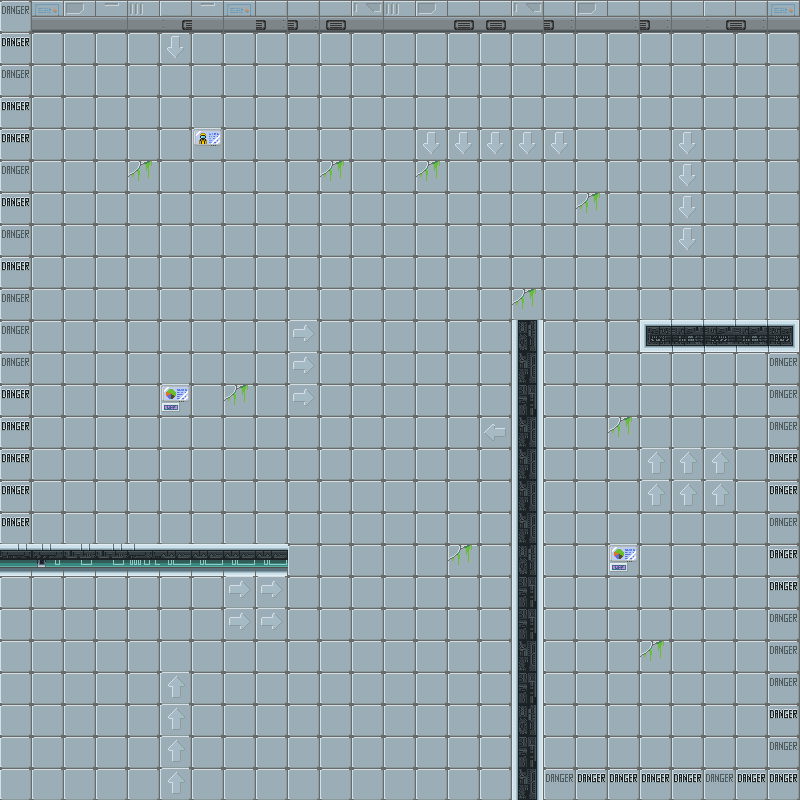

Tiled map render using the project's own tile images. Description and the whole map definition, tile-layer contents included, below:
An orthogonal 25x25 tile map with 32x32 px tiles, 7 tile layers (TopLayer, UpArrow, DownArrow, LeftArrow, ...).

<map version="1.8" tiledversion="1.8.2" orientation="orthogonal" renderorder="right-down" width="25" height="25" tilewidth="32" tileheight="32" infinite="0" nextlayerid="11" nextobjectid="1">
 <editorsettings>
  <export target="lv1.json" format="json" />
 </editorsettings>
 <tileset firstgid="1" name="lab" tilewidth="32" tileheight="32" tilecount="540" columns="30">
  <image source="lab.png" width="960" height="576" />
  <tile id="210">
   <properties>
    <property name="collision" type="bool" value="true" />
   </properties>
  </tile>
  <tile id="211">
   <properties>
    <property name="collision" type="bool" value="true" />
   </properties>
  </tile>
  <tile id="212">
   <properties>
    <property name="collision" type="bool" value="true" />
   </properties>
  </tile>
  <tile id="213">
   <properties>
    <property name="collision" type="bool" value="true" />
   </properties>
  </tile>
  <tile id="214">
   <properties>
    <property name="collision" type="bool" value="true" />
   </properties>
  </tile>
  <tile id="215">
   <properties>
    <property name="collision" type="bool" value="true" />
   </properties>
  </tile>
  <tile id="216">
   <properties>
    <property name="collision" type="bool" value="true" />
   </properties>
  </tile>
  <tile id="217">
   <properties>
    <property name="collision" type="bool" value="true" />
   </properties>
  </tile>
  <tile id="218">
   <properties>
    <property name="collision" type="bool" value="true" />
   </properties>
  </tile>
  <tile id="219">
   <properties>
    <property name="collision" type="bool" value="true" />
   </properties>
  </tile>
  <tile id="220">
   <properties>
    <property name="collision" type="bool" value="true" />
   </properties>
  </tile>
  <tile id="221">
   <properties>
    <property name="collision" type="bool" value="true" />
   </properties>
  </tile>
  <tile id="222">
   <properties>
    <property name="collision" type="bool" value="true" />
   </properties>
  </tile>
  <tile id="270">
   <properties>
    <property name="collision" type="bool" value="true" />
   </properties>
  </tile>
  <tile id="271">
   <properties>
    <property name="collision" type="bool" value="true" />
   </properties>
  </tile>
  <tile id="272">
   <properties>
    <property name="collision" type="bool" value="true" />
   </properties>
  </tile>
  <tile id="273">
   <properties>
    <property name="collision" type="bool" value="true" />
   </properties>
  </tile>
  <tile id="274">
   <properties>
    <property name="collision" type="bool" value="true" />
   </properties>
  </tile>
  <tile id="275">
   <properties>
    <property name="collision" type="bool" value="true" />
   </properties>
  </tile>
  <tile id="276">
   <properties>
    <property name="collision" type="bool" value="true" />
   </properties>
  </tile>
  <tile id="277">
   <properties>
    <property name="collision" type="bool" value="true" />
   </properties>
  </tile>
  <tile id="278">
   <properties>
    <property name="collision" type="bool" value="true" />
   </properties>
  </tile>
  <tile id="279">
   <properties>
    <property name="collision" type="bool" value="true" />
   </properties>
  </tile>
  <tile id="280">
   <properties>
    <property name="collision" type="bool" value="true" />
   </properties>
  </tile>
  <tile id="281">
   <properties>
    <property name="collision" type="bool" value="true" />
   </properties>
  </tile>
  <tile id="282">
   <properties>
    <property name="collision" type="bool" value="true" />
   </properties>
  </tile>
  <tile id="330">
   <properties>
    <property name="collision" type="bool" value="true" />
   </properties>
  </tile>
  <tile id="331">
   <properties>
    <property name="collision" type="bool" value="true" />
   </properties>
  </tile>
  <tile id="332">
   <properties>
    <property name="collision" type="bool" value="true" />
   </properties>
  </tile>
  <tile id="333">
   <properties>
    <property name="collision" type="bool" value="true" />
   </properties>
  </tile>
  <tile id="334">
   <properties>
    <property name="collision" type="bool" value="true" />
   </properties>
  </tile>
  <tile id="335">
   <properties>
    <property name="collision" type="bool" value="true" />
   </properties>
  </tile>
  <tile id="336">
   <properties>
    <property name="collision" type="bool" value="true" />
   </properties>
  </tile>
  <tile id="337">
   <properties>
    <property name="collision" type="bool" value="true" />
   </properties>
  </tile>
  <tile id="338">
   <properties>
    <property name="collision" type="bool" value="true" />
   </properties>
  </tile>
  <tile id="339">
   <properties>
    <property name="collision" type="bool" value="true" />
   </properties>
  </tile>
  <tile id="390">
   <properties>
    <property name="collision" type="bool" value="true" />
   </properties>
  </tile>
  <tile id="391">
   <properties>
    <property name="collision" type="bool" value="true" />
   </properties>
  </tile>
  <tile id="392">
   <properties>
    <property name="collision" type="bool" value="true" />
   </properties>
  </tile>
  <tile id="393">
   <properties>
    <property name="collision" type="bool" value="true" />
   </properties>
  </tile>
  <tile id="394">
   <properties>
    <property name="collision" type="bool" value="true" />
   </properties>
  </tile>
  <tile id="395">
   <properties>
    <property name="collision" type="bool" value="true" />
   </properties>
  </tile>
  <tile id="396">
   <properties>
    <property name="collision" type="bool" value="true" />
   </properties>
  </tile>
  <tile id="397">
   <properties>
    <property name="collision" type="bool" value="true" />
   </properties>
  </tile>
  <tile id="398">
   <properties>
    <property name="collision" type="bool" value="true" />
   </properties>
  </tile>
  <tile id="399">
   <properties>
    <property name="collision" type="bool" value="true" />
   </properties>
  </tile>
  <tile id="400">
   <properties>
    <property name="collision" type="bool" value="true" />
   </properties>
  </tile>
  <tile id="401">
   <properties>
    <property name="collision" type="bool" value="true" />
   </properties>
  </tile>
  <tile id="459">
   <properties>
    <property name="gravityLeft" type="bool" value="true" />
   </properties>
  </tile>
  <tile id="460">
   <properties>
    <property name="gravityDown" type="bool" value="true" />
   </properties>
  </tile>
  <tile id="461">
   <properties>
    <property name="gameOverCollision" type="bool" value="true" />
   </properties>
  </tile>
  <tile id="470">
   <properties>
    <property name="collision" type="bool" value="true" />
   </properties>
  </tile>
  <tile id="471">
   <properties>
    <property name="collision" type="bool" value="true" />
   </properties>
  </tile>
  <tile id="472">
   <properties>
    <property name="collision" type="bool" value="true" />
   </properties>
  </tile>
  <tile id="473">
   <properties>
    <property name="collision" type="bool" value="true" />
   </properties>
  </tile>
  <tile id="489">
   <properties>
    <property name="gravityRight" type="bool" value="true" />
   </properties>
  </tile>
  <tile id="490">
   <properties>
    <property name="gravityUP" type="bool" value="true" />
   </properties>
  </tile>
  <tile id="491">
   <properties>
    <property name="gameOverCollision" type="bool" value="true" />
   </properties>
  </tile>
 </tileset>
 <layer id="1" name="TopLayer" width="25" height="25">
  <data encoding="csv">
399,398,391,393,392,401,393,398,402,402,397,400,392,391,397,397,400,402,391,396,402,395,401,402,398,
466,466,466,466,466,466,466,466,466,466,466,466,466,466,466,466,466,466,466,466,466,466,466,466,466,
466,466,466,466,466,466,466,466,466,466,466,466,466,466,466,466,466,466,466,466,466,466,466,466,466,
466,466,466,466,466,466,466,466,466,466,466,466,466,466,466,466,466,466,466,466,466,466,466,466,466,
466,466,466,466,466,466,486,466,466,466,466,466,466,466,466,466,466,466,466,466,466,466,466,466,466,
466,466,466,466,455,466,466,466,466,466,455,466,466,455,466,466,466,466,466,466,466,466,466,466,466,
466,466,466,466,466,466,466,466,466,466,466,466,466,466,466,466,466,466,455,466,466,466,466,466,466,
466,466,466,466,466,466,466,466,466,466,466,466,466,466,466,466,466,466,466,466,466,466,466,466,466,
466,466,466,466,466,466,466,466,466,466,466,466,466,466,466,466,466,466,466,466,466,466,466,466,466,
466,466,466,466,466,466,466,466,466,466,466,466,466,466,466,466,455,466,466,466,466,466,466,466,466,
466,466,466,466,466,466,466,466,466,466,466,466,466,466,466,466,466,466,466,466,466,466,466,466,466,
466,466,466,466,466,466,466,466,466,466,466,466,466,466,466,466,466,466,466,466,466,466,466,466,466,
466,466,466,466,466,485,466,455,466,466,466,466,466,466,466,496,466,466,466,466,466,466,466,466,466,
466,466,466,466,466,466,466,466,466,466,466,466,466,466,466,466,466,466,466,455,466,466,466,466,466,
466,466,466,466,466,466,466,466,466,466,466,466,466,466,466,466,466,466,466,466,466,466,466,466,466,
466,466,466,466,466,466,466,466,466,466,466,466,466,466,466,466,466,466,466,466,466,466,466,466,466,
466,466,466,466,466,466,466,466,466,466,466,466,466,466,466,466,466,466,466,466,466,466,466,466,466,
466,466,466,466,466,466,455,466,466,466,466,466,466,466,455,466,466,466,466,485,466,466,466,466,466,
466,466,466,466,466,466,497,497,497,466,466,466,466,466,466,466,466,466,466,466,466,466,466,466,466,
466,466,466,466,466,466,466,466,466,466,466,466,466,466,466,466,466,466,466,466,466,466,466,466,466,
466,466,466,466,466,466,466,466,466,466,466,466,466,466,466,466,466,466,466,466,455,466,466,466,466,
466,466,466,466,466,466,497,466,466,466,466,466,466,466,466,466,466,466,466,466,466,466,466,466,466,
466,466,466,466,466,466,497,466,466,466,466,466,466,466,466,466,466,466,466,466,466,466,466,466,466,
466,466,466,466,466,466,467,466,466,466,466,466,466,466,466,466,466,466,466,466,466,466,466,466,466,
466,466,466,466,466,466,467,466,466,466,466,466,466,466,466,466,466,466,466,466,466,466,466,466,466
</data>
 </layer>
 <layer id="7" name="UpArrow" width="25" height="25">
  <data encoding="csv">
0,0,0,0,0,0,0,0,0,0,0,0,0,0,0,0,0,0,0,0,0,0,0,0,0,
0,0,0,0,0,0,0,0,0,0,0,0,0,0,0,0,0,0,0,0,0,0,0,0,0,
0,0,0,0,0,0,0,0,0,0,0,0,0,0,0,0,0,0,0,0,0,0,0,0,0,
0,0,0,0,0,0,0,0,0,0,0,0,0,0,0,0,0,0,0,0,0,0,0,0,0,
0,0,0,0,0,0,0,0,0,0,0,0,0,0,0,0,0,0,0,0,0,0,0,0,0,
0,0,0,0,0,0,0,0,0,0,0,0,0,0,0,0,0,0,0,0,0,0,0,0,0,
0,0,0,0,0,0,0,0,0,0,0,0,0,0,0,0,0,0,0,0,0,0,0,0,0,
0,0,0,0,0,0,0,0,0,0,0,0,0,0,0,0,0,0,0,0,0,0,0,0,0,
0,0,0,0,0,0,0,0,0,0,0,0,0,0,0,0,0,0,0,0,0,0,0,0,0,
0,0,0,0,0,0,0,0,0,0,0,0,0,0,0,0,0,0,0,0,0,0,0,0,0,
0,0,0,0,0,0,0,0,0,0,0,0,0,0,0,0,0,0,0,0,0,0,0,0,0,
0,0,0,0,0,0,0,0,0,0,0,0,0,0,0,0,0,0,0,0,0,0,0,0,0,
0,0,0,0,0,0,0,0,0,0,0,0,0,0,0,0,0,0,0,0,0,0,0,0,0,
0,0,0,0,0,0,0,0,0,0,0,0,0,0,0,0,0,0,0,0,0,0,0,0,0,
0,0,0,0,0,0,0,0,0,0,0,0,0,0,0,0,0,0,0,0,491,491,491,0,0,
0,0,0,0,0,0,0,0,0,0,0,0,0,0,0,0,0,0,0,0,491,491,491,0,0,
0,0,0,0,0,0,0,0,0,0,0,0,0,0,0,0,0,0,0,0,0,0,0,0,0,
0,0,0,0,0,0,0,0,0,0,0,0,0,0,0,0,0,0,0,0,0,0,0,0,0,
0,0,0,0,0,0,0,0,0,0,0,0,0,0,0,0,0,0,0,0,0,0,0,0,0,
0,0,0,0,0,0,0,0,0,0,0,0,0,0,0,0,0,0,0,0,0,0,0,0,0,
0,0,0,0,0,0,0,0,0,0,0,0,0,0,0,0,0,0,0,0,0,0,0,0,0,
0,0,0,0,0,491,0,0,0,0,0,0,0,0,0,0,0,0,0,0,0,0,0,0,0,
0,0,0,0,0,491,0,0,0,0,0,0,0,0,0,0,0,0,0,0,0,0,0,0,0,
0,0,0,0,0,491,0,0,0,0,0,0,0,0,0,0,0,0,0,0,0,0,0,0,0,
0,0,0,0,0,491,0,0,0,0,0,0,0,0,0,0,0,0,0,0,0,0,0,0,0
</data>
 </layer>
 <layer id="8" name="DownArrow" width="25" height="25">
  <data encoding="csv">
0,0,0,0,0,0,0,0,0,0,0,0,0,0,0,0,0,0,0,0,0,0,0,0,0,
0,0,0,0,0,461,0,0,0,0,0,0,0,0,0,0,0,0,0,0,0,0,0,0,0,
0,0,0,0,0,0,0,0,0,0,0,0,0,0,0,0,0,0,0,0,0,0,0,0,0,
0,0,0,0,0,0,0,0,0,0,0,0,0,0,0,0,0,0,0,0,0,0,0,0,0,
0,0,0,0,0,0,0,0,0,0,0,0,0,461,461,461,461,461,0,0,0,461,0,0,0,
0,0,0,0,0,0,0,0,0,0,0,0,0,0,0,0,0,0,0,0,0,461,0,0,0,
0,0,0,0,0,0,0,0,0,0,0,0,0,0,0,0,0,0,0,0,0,461,0,0,0,
0,0,0,0,0,0,0,0,0,0,0,0,0,0,0,0,0,0,0,0,0,461,0,0,0,
0,0,0,0,0,0,0,0,0,0,0,0,0,0,0,0,0,0,0,0,0,0,0,0,0,
0,0,0,0,0,0,0,0,0,0,0,0,0,0,0,0,0,0,0,0,0,0,0,0,0,
0,0,0,0,0,0,0,0,0,0,0,0,0,0,0,0,0,0,0,0,0,0,0,0,0,
0,0,0,0,0,0,0,0,0,0,0,0,0,0,0,0,0,0,0,0,0,0,0,0,0,
0,0,0,0,0,0,0,0,0,0,0,0,0,0,0,0,0,0,0,0,0,0,0,0,0,
0,0,0,0,0,0,0,0,0,0,0,0,0,0,0,0,0,0,0,0,0,0,0,0,0,
0,0,0,0,0,0,0,0,0,0,0,0,0,0,0,0,0,0,0,0,0,0,0,0,0,
0,0,0,0,0,0,0,0,0,0,0,0,0,0,0,0,0,0,0,0,0,0,0,0,0,
0,0,0,0,0,0,0,0,0,0,0,0,0,0,0,0,0,0,0,0,0,0,0,0,0,
0,0,0,0,0,0,0,0,0,0,0,0,0,0,0,0,0,0,0,0,0,0,0,0,0,
0,0,0,0,0,0,0,0,0,0,0,0,0,0,0,0,0,0,0,0,0,0,0,0,0,
0,0,0,0,0,0,0,0,0,0,0,0,0,0,0,0,0,0,0,0,0,0,0,0,0,
0,0,0,0,0,0,0,0,0,0,0,0,0,0,0,0,0,0,0,0,0,0,0,0,0,
0,0,0,0,0,0,0,0,0,0,0,0,0,0,0,0,0,0,0,0,0,0,0,0,0,
0,0,0,0,0,0,0,0,0,0,0,0,0,0,0,0,0,0,0,0,0,0,0,0,0,
0,0,0,0,0,0,0,0,0,0,0,0,0,0,0,0,0,0,0,0,0,0,0,0,0,
0,0,0,0,0,0,0,0,0,0,0,0,0,0,0,0,0,0,0,0,0,0,0,0,0
</data>
 </layer>
 <layer id="9" name="LeftArrow" width="25" height="25">
  <data encoding="csv">
0,0,0,0,0,0,0,0,0,0,0,0,0,0,0,0,0,0,0,0,0,0,0,0,0,
0,0,0,0,0,0,0,0,0,0,0,0,0,0,0,0,0,0,0,0,0,0,0,0,0,
0,0,0,0,0,0,0,0,0,0,0,0,0,0,0,0,0,0,0,0,0,0,0,0,0,
0,0,0,0,0,0,0,0,0,0,0,0,0,0,0,0,0,0,0,0,0,0,0,0,0,
0,0,0,0,0,0,0,0,0,0,0,0,0,0,0,0,0,0,0,0,0,0,0,0,0,
0,0,0,0,0,0,0,0,0,0,0,0,0,0,0,0,0,0,0,0,0,0,0,0,0,
0,0,0,0,0,0,0,0,0,0,0,0,0,0,0,0,0,0,0,0,0,0,0,0,0,
0,0,0,0,0,0,0,0,0,0,0,0,0,0,0,0,0,0,0,0,0,0,0,0,0,
0,0,0,0,0,0,0,0,0,0,0,0,0,0,0,0,0,0,0,0,0,0,0,0,0,
0,0,0,0,0,0,0,0,0,0,0,0,0,0,0,0,0,0,0,0,0,0,0,0,0,
0,0,0,0,0,0,0,0,0,0,0,0,0,0,0,0,0,0,0,0,0,0,0,0,0,
0,0,0,0,0,0,0,0,0,0,0,0,0,0,0,0,0,0,0,0,0,0,0,0,0,
0,0,0,0,0,0,0,0,0,0,0,0,0,0,0,0,0,0,0,0,0,0,0,0,0,
0,0,0,0,0,0,0,0,0,0,0,0,0,0,0,460,0,0,0,0,0,0,0,0,0,
0,0,0,0,0,0,0,0,0,0,0,0,0,0,0,0,0,0,0,0,0,0,0,0,0,
0,0,0,0,0,0,0,0,0,0,0,0,0,0,0,0,0,0,0,0,0,0,0,0,0,
0,0,0,0,0,0,0,0,0,0,0,0,0,0,0,0,0,0,0,0,0,0,0,0,0,
0,0,0,0,0,0,0,0,0,0,0,0,0,0,0,0,0,0,0,0,0,0,0,0,0,
0,0,0,0,0,0,0,0,0,0,0,0,0,0,0,0,0,0,0,0,0,0,0,0,0,
0,0,0,0,0,0,0,0,0,0,0,0,0,0,0,0,0,0,0,0,0,0,0,0,0,
0,0,0,0,0,0,0,0,0,0,0,0,0,0,0,0,0,0,0,0,0,0,0,0,0,
0,0,0,0,0,0,0,0,0,0,0,0,0,0,0,0,0,0,0,0,0,0,0,0,0,
0,0,0,0,0,0,0,0,0,0,0,0,0,0,0,0,0,0,0,0,0,0,0,0,0,
0,0,0,0,0,0,0,0,0,0,0,0,0,0,0,0,0,0,0,0,0,0,0,0,0,
0,0,0,0,0,0,0,0,0,0,0,0,0,0,0,0,0,0,0,0,0,0,0,0,0
</data>
 </layer>
 <layer id="10" name="RightArrow" width="25" height="25">
  <data encoding="csv">
0,0,0,0,0,0,0,0,0,0,0,0,0,0,0,0,0,0,0,0,0,0,0,0,0,
0,0,0,0,0,0,0,0,0,0,0,0,0,0,0,0,0,0,0,0,0,0,0,0,0,
0,0,0,0,0,0,0,0,0,0,0,0,0,0,0,0,0,0,0,0,0,0,0,0,0,
0,0,0,0,0,0,0,0,0,0,0,0,0,0,0,0,0,0,0,0,0,0,0,0,0,
0,0,0,0,0,0,0,0,0,0,0,0,0,0,0,0,0,0,0,0,0,0,0,0,0,
0,0,0,0,0,0,0,0,0,0,0,0,0,0,0,0,0,0,0,0,0,0,0,0,0,
0,0,0,0,0,0,0,0,0,0,0,0,0,0,0,0,0,0,0,0,0,0,0,0,0,
0,0,0,0,0,0,0,0,0,0,0,0,0,0,0,0,0,0,0,0,0,0,0,0,0,
0,0,0,0,0,0,0,0,0,0,0,0,0,0,0,0,0,0,0,0,0,0,0,0,0,
0,0,0,0,0,0,0,0,0,0,0,0,0,0,0,0,0,0,0,0,0,0,0,0,0,
0,0,0,0,0,0,0,0,0,490,0,0,0,0,0,0,0,0,0,0,0,0,0,0,0,
0,0,0,0,0,0,0,0,0,490,0,0,0,0,0,0,0,0,0,0,0,0,0,0,0,
0,0,0,0,0,0,0,0,0,490,0,0,0,0,0,0,0,0,0,0,0,0,0,0,0,
0,0,0,0,0,0,0,0,0,0,0,0,0,0,0,0,0,0,0,0,0,0,0,0,0,
0,0,0,0,0,0,0,0,0,0,0,0,0,0,0,0,0,0,0,0,0,0,0,0,0,
0,0,0,0,0,0,0,0,0,0,0,0,0,0,0,0,0,0,0,0,0,0,0,0,0,
0,0,0,0,0,0,0,0,0,0,0,0,0,0,0,0,0,0,0,0,0,0,0,0,0,
0,0,0,0,0,0,0,0,0,0,0,0,0,0,0,0,0,0,0,0,0,0,0,0,0,
0,0,0,0,0,0,0,490,490,0,0,0,0,0,0,0,0,0,0,0,0,0,0,0,0,
0,0,0,0,0,0,0,490,490,0,0,0,0,0,0,0,0,0,0,0,0,0,0,0,0,
0,0,0,0,0,0,0,0,0,0,0,0,0,0,0,0,0,0,0,0,0,0,0,0,0,
0,0,0,0,0,0,0,0,0,0,0,0,0,0,0,0,0,0,0,0,0,0,0,0,0,
0,0,0,0,0,0,0,0,0,0,0,0,0,0,0,0,0,0,0,0,0,0,0,0,0,
0,0,0,0,0,0,0,0,0,0,0,0,0,0,0,0,0,0,0,0,0,0,0,0,0,
0,0,0,0,0,0,0,0,0,0,0,0,0,0,0,0,0,0,0,0,0,0,0,0,0
</data>
 </layer>
 <layer id="5" name="platform" width="25" height="25">
  <data encoding="csv">
0,0,0,0,0,0,0,0,0,0,0,0,0,0,0,0,0,0,0,0,0,0,0,0,0,
0,0,0,0,0,0,0,0,0,0,0,0,0,0,0,0,0,0,0,0,0,0,0,0,0,
0,0,0,0,0,0,0,0,0,0,0,0,0,0,0,0,0,0,0,0,0,0,0,0,0,
0,0,0,0,0,0,0,0,0,0,0,0,0,0,0,0,0,0,0,0,0,0,0,0,0,
0,0,0,0,0,0,0,0,0,0,0,0,0,0,0,0,0,0,0,0,0,0,0,0,0,
0,0,0,0,0,0,0,0,0,0,0,0,0,0,0,0,0,0,0,0,0,0,0,0,0,
0,0,0,0,0,0,0,0,0,0,0,0,0,0,0,0,0,0,0,0,0,0,0,0,0,
0,0,0,0,0,0,0,0,0,0,0,0,0,0,0,0,0,0,0,0,0,0,0,0,0,
0,0,0,0,0,0,0,0,0,0,0,0,0,0,0,0,0,0,0,0,0,0,0,0,0,
0,0,0,0,0,0,0,0,0,0,0,0,0,0,0,0,0,0,0,0,0,0,0,0,0,
0,0,0,0,0,0,0,0,0,0,0,0,0,0,0,0,510,0,0,0,471,473,472,473,474,
0,0,0,0,0,0,0,0,0,0,0,0,0,0,0,0,450,0,0,0,0,0,0,0,0,
0,0,0,0,0,0,0,0,0,0,0,0,0,0,0,0,480,0,0,0,0,0,0,0,0,
0,0,0,0,0,0,0,0,0,0,0,0,0,0,0,0,450,0,0,0,0,0,0,0,0,
0,0,0,0,0,0,0,0,0,0,0,0,0,0,0,0,450,0,0,0,0,0,0,0,0,
0,0,0,0,0,0,0,0,0,0,0,0,0,0,0,0,450,0,0,0,0,0,0,0,0,
0,0,0,0,0,0,0,0,0,0,0,0,0,0,0,0,450,0,0,0,0,0,0,0,0,
281,274,277,277,271,282,282,282,282,0,0,0,0,0,0,0,510,0,0,0,0,0,0,0,0,
0,0,0,0,0,0,0,0,0,0,0,0,0,0,0,0,480,0,0,0,0,0,0,0,0,
0,0,0,0,0,0,0,0,0,0,0,0,0,0,0,0,480,0,0,0,0,0,0,0,0,
0,0,0,0,0,0,0,0,0,0,0,0,0,0,0,0,450,0,0,0,0,0,0,0,0,
0,0,0,0,0,0,0,0,0,0,0,0,0,0,0,0,480,0,0,0,0,0,0,0,0,
0,0,0,0,0,0,0,0,0,0,0,0,0,0,0,0,510,0,0,0,0,0,0,0,0,
0,0,0,0,0,0,0,0,0,0,0,0,0,0,0,0,480,0,0,0,0,0,0,0,0,
0,0,0,0,0,0,0,0,0,0,0,0,0,0,0,0,450,0,0,0,0,0,0,0,0
</data>
 </layer>
 <layer id="6" name="gameOver" width="25" height="25">
  <data encoding="csv">
492,0,0,0,0,0,0,0,0,0,0,0,0,0,0,0,0,0,0,0,0,0,0,0,0,
462,0,0,0,0,0,0,0,0,0,0,0,0,0,0,0,0,0,0,0,0,0,0,0,0,
492,0,0,0,0,0,0,0,0,0,0,0,0,0,0,0,0,0,0,0,0,0,0,0,0,
462,0,0,0,0,0,0,0,0,0,0,0,0,0,0,0,0,0,0,0,0,0,0,0,0,
462,0,0,0,0,0,0,0,0,0,0,0,0,0,0,0,0,0,0,0,0,0,0,0,0,
492,0,0,0,0,0,0,0,0,0,0,0,0,0,0,0,0,0,0,0,0,0,0,0,0,
462,0,0,0,0,0,0,0,0,0,0,0,0,0,0,0,0,0,0,0,0,0,0,0,0,
492,0,0,0,0,0,0,0,0,0,0,0,0,0,0,0,0,0,0,0,0,0,0,0,0,
462,0,0,0,0,0,0,0,0,0,0,0,0,0,0,0,0,0,0,0,0,0,0,0,0,
492,0,0,0,0,0,0,0,0,0,0,0,0,0,0,0,0,0,0,0,0,0,0,0,0,
492,0,0,0,0,0,0,0,0,0,0,0,0,0,0,0,0,0,0,0,0,0,0,0,0,
492,0,0,0,0,0,0,0,0,0,0,0,0,0,0,0,0,0,0,0,0,0,0,0,492,
462,0,0,0,0,0,0,0,0,0,0,0,0,0,0,0,0,0,0,0,0,0,0,0,492,
462,0,0,0,0,0,0,0,0,0,0,0,0,0,0,0,0,0,0,0,0,0,0,0,492,
462,0,0,0,0,0,0,0,0,0,0,0,0,0,0,0,0,0,0,0,0,0,0,0,462,
462,0,0,0,0,0,0,0,0,0,0,0,0,0,0,0,0,0,0,0,0,0,0,0,462,
462,0,0,0,0,0,0,0,0,0,0,0,0,0,0,0,0,0,0,0,0,0,0,0,492,
0,0,0,0,0,0,0,0,0,0,0,0,0,0,0,0,0,0,0,0,0,0,0,0,462,
0,0,0,0,0,0,0,0,0,0,0,0,0,0,0,0,0,0,0,0,0,0,0,0,462,
0,0,0,0,0,0,0,0,0,0,0,0,0,0,0,0,0,0,0,0,0,0,0,0,492,
0,0,0,0,0,0,0,0,0,0,0,0,0,0,0,0,0,0,0,0,0,0,0,0,492,
0,0,0,0,0,0,0,0,0,0,0,0,0,0,0,0,0,0,0,0,0,0,0,0,492,
0,0,0,0,0,0,0,0,0,0,0,0,0,0,0,0,0,0,0,0,0,0,0,0,462,
0,0,0,0,0,0,0,0,0,0,0,0,0,0,0,0,0,0,0,0,0,0,0,0,492,
0,0,0,0,0,0,0,0,0,0,0,0,0,0,0,0,0,492,462,462,462,462,492,462,462
</data>
 </layer>
</map>
